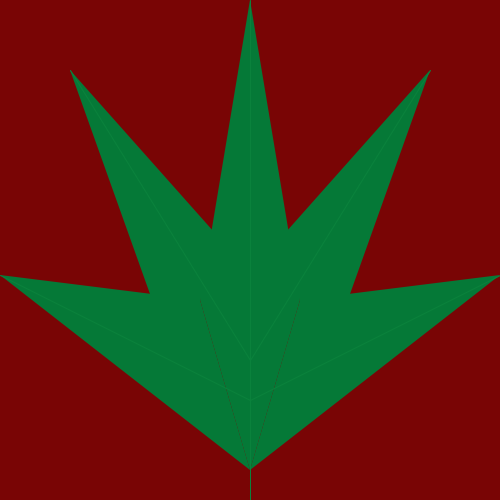
Frame 1 (no input)
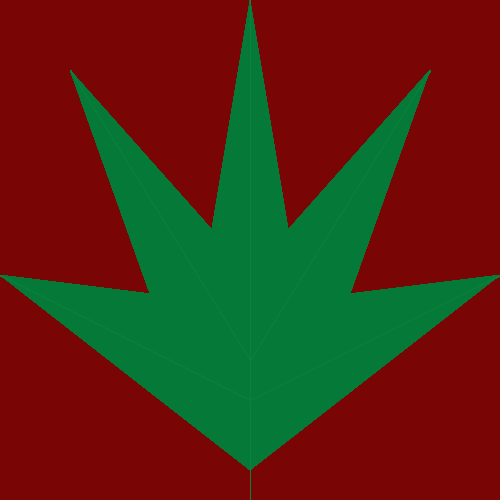
Frame 60 (the mouse pressed at the canvas centre just before this capture)
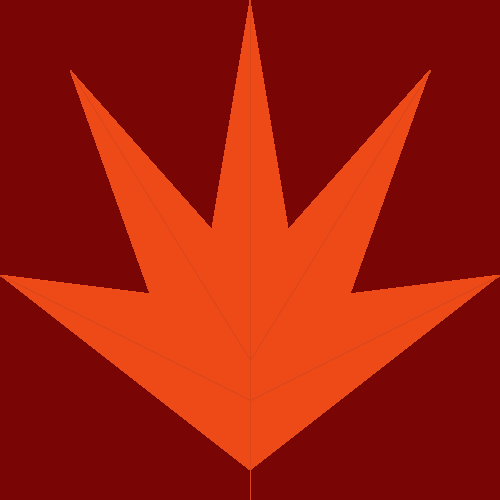
Frame 120 (the mouse held since frame 60 and released just before this capture)

The Processing sketch that drew these frames (run headless with seeded random() and noise(); from frame 60 on, the mouse is pressed at the canvas centre):

// Processing sketch: processing_157105
// ── processing_157105.pde

int counter;

void setup() {  //setup function called initially, only once
  size(500, 500);
  background(121, 5, 5);  //set background white
  colorMode(RGB);   //set colors to Hue, Saturation, Brightness mode
  counter = 0;
}

void draw() {  //draw function loops 
  counter++;

  
  if(mousePressed == true) { //add some interaction
noStroke ();
fill (238, 74, 24);
triangle (250, 470, 0, 275, 200, 300);
triangle (250, 470, 200, 300, 250, 0);
triangle (250, 0, 300, 300, 250, 470);
triangle (250, 470, 500, 275, 300, 300);
triangle (70, 70, 170, 350, 230, 250);
triangle (430, 70, 330, 350, 270, 250);
stroke (216, 70, 25);
line (width/2, 0, width/2, width);
line (250, 400, 0, 275);
line (250, 400, 500, 275);
line (250, 360, 70, 70);
line (250, 360, 430, 70);
  }
  else {
  noStroke ();
fill (5, 121, 55);
triangle (250, 470, 0, 275, 200, 300);
triangle (250, 470, 200, 300, 250, 0);
triangle (250, 0, 300, 300, 250, 470);
triangle (250, 470, 500, 275, 300, 300);
triangle (70, 70, 170, 350, 230, 250);
triangle (430, 70, 330, 350, 270, 250);
stroke (10, 130, 60);
line (width/2, 0, width/2, width);
line (250, 400, 0, 275);
line (250, 400, 500, 275);
line (250, 360, 70, 70);
line (250, 360, 430, 70);

  }
}
